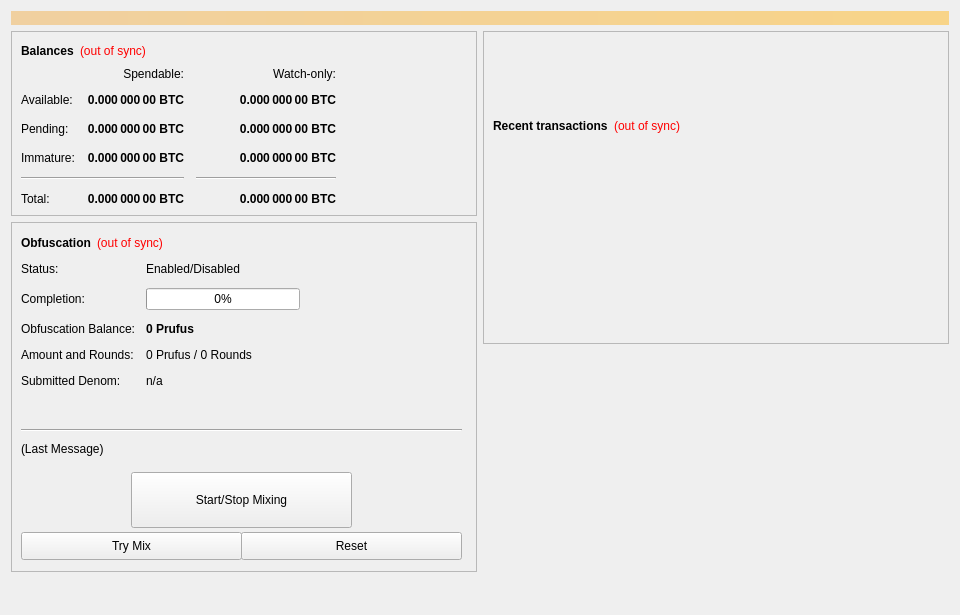
<?xml version="1.0" encoding="UTF-8"?>
<ui version="4.0">
 <class>OverviewPage</class>
 <widget class="QWidget" name="OverviewPage">
  <property name="geometry">
   <rect>
    <x>0</x>
    <y>0</y>
    <width>960</width>
    <height>615</height>
   </rect>
  </property>
  <property name="minimumSize">
   <size>
    <width>960</width>
    <height>0</height>
   </size>
  </property>
  <property name="windowTitle">
   <string>Form</string>
  </property>
  <layout class="QVBoxLayout" name="topLayout">
   <item>
    <widget class="QLabel" name="labelAlerts">
     <property name="visible">
      <bool>false</bool>
     </property>
     <property name="styleSheet">
      <string notr="true">background-color: qlineargradient(x1: 0, y1: 0, x2: 1, y2: 0, stop:0 #F0D0A0, stop:1 #F8D488); color:#000000;</string>
     </property>
     <property name="wordWrap">
      <bool>true</bool>
     </property>
     <property name="margin">
      <number>3</number>
     </property>
    </widget>
   </item>
   <item>
    <layout class="QHBoxLayout" name="horizontalLayout" stretch="1,1">
     <item>
      <layout class="QVBoxLayout" name="verticalLayout_2">
       <item>
        <widget class="QFrame" name="frame">
         <property name="frameShape">
          <enum>QFrame::StyledPanel</enum>
         </property>
         <property name="frameShadow">
          <enum>QFrame::Raised</enum>
         </property>
         <layout class="QVBoxLayout" name="verticalLayout_4">
          <item>
           <layout class="QHBoxLayout" name="horizontalLayout_4">
            <item>
             <widget class="QLabel" name="label_5">
              <property name="font">
               <font>
                <weight>75</weight>
                <bold>true</bold>
               </font>
              </property>
              <property name="text">
               <string>Balances</string>
              </property>
             </widget>
            </item>
            <item>
             <widget class="QLabel" name="labelWalletStatus">
              <property name="cursor">
               <cursorShape>WhatsThisCursor</cursorShape>
              </property>
              <property name="toolTip">
               <string>The displayed information may be out of date. Your wallet automatically synchronizes with the PRUFUS network after a connection is established, but this process has not completed yet.</string>
              </property>
              <property name="styleSheet">
               <string notr="true">QLabel { color: red; }</string>
              </property>
              <property name="text">
               <string notr="true">(out of sync)</string>
              </property>
              <property name="alignment">
               <set>Qt::AlignLeading|Qt::AlignLeft|Qt::AlignVCenter</set>
              </property>
             </widget>
            </item>
            <item>
             <spacer name="horizontalSpacer_3">
              <property name="orientation">
               <enum>Qt::Horizontal</enum>
              </property>
              <property name="sizeHint" stdset="0">
               <size>
                <width>40</width>
                <height>20</height>
               </size>
              </property>
             </spacer>
            </item>
           </layout>
          </item>
          <item>
           <layout class="QGridLayout" name="gridLayout">
            <property name="spacing">
             <number>12</number>
            </property>
            <item row="2" column="2">
             <widget class="QLabel" name="labelWatchPending">
              <property name="font">
               <font>
                <weight>75</weight>
                <bold>true</bold>
               </font>
              </property>
              <property name="cursor">
               <cursorShape>IBeamCursor</cursorShape>
              </property>
              <property name="toolTip">
               <string>Unconfirmed transactions to watch-only addresses</string>
              </property>
              <property name="text">
               <string notr="true">0.000 000 00 BTC</string>
              </property>
              <property name="alignment">
               <set>Qt::AlignRight|Qt::AlignTrailing|Qt::AlignVCenter</set>
              </property>
              <property name="textInteractionFlags">
               <set>Qt::LinksAccessibleByMouse|Qt::TextSelectableByKeyboard|Qt::TextSelectableByMouse</set>
              </property>
             </widget>
            </item>
            <item row="2" column="1">
             <widget class="QLabel" name="labelUnconfirmed">
              <property name="font">
               <font>
                <weight>75</weight>
                <bold>true</bold>
               </font>
              </property>
              <property name="cursor">
               <cursorShape>IBeamCursor</cursorShape>
              </property>
              <property name="toolTip">
               <string>Total of transactions that have yet to be confirmed, and do not yet count toward the spendable balance</string>
              </property>
              <property name="text">
               <string notr="true">0.000 000 00 BTC</string>
              </property>
              <property name="alignment">
               <set>Qt::AlignRight|Qt::AlignTrailing|Qt::AlignVCenter</set>
              </property>
              <property name="textInteractionFlags">
               <set>Qt::LinksAccessibleByMouse|Qt::TextSelectableByKeyboard|Qt::TextSelectableByMouse</set>
              </property>
             </widget>
            </item>
            <item row="3" column="2">
             <widget class="QLabel" name="labelWatchImmature">
              <property name="font">
               <font>
                <weight>75</weight>
                <bold>true</bold>
               </font>
              </property>
              <property name="cursor">
               <cursorShape>IBeamCursor</cursorShape>
              </property>
              <property name="toolTip">
               <string>Staked or masternode rewards in watch-only addresses that has not yet matured</string>
              </property>
              <property name="text">
               <string notr="true">0.000 000 00 BTC</string>
              </property>
              <property name="alignment">
               <set>Qt::AlignRight|Qt::AlignTrailing|Qt::AlignVCenter</set>
              </property>
              <property name="textInteractionFlags">
               <set>Qt::LinksAccessibleByMouse|Qt::TextSelectableByKeyboard|Qt::TextSelectableByMouse</set>
              </property>
             </widget>
            </item>
            <item row="4" column="0" colspan="2">
             <widget class="Line" name="lineSpendableBalance">
              <property name="orientation">
               <enum>Qt::Horizontal</enum>
              </property>
             </widget>
            </item>
            <item row="4" column="2">
             <widget class="Line" name="lineWatchBalance">
              <property name="sizePolicy">
               <sizepolicy hsizetype="Preferred" vsizetype="Fixed">
                <horstretch>0</horstretch>
                <verstretch>0</verstretch>
               </sizepolicy>
              </property>
              <property name="minimumSize">
               <size>
                <width>140</width>
                <height>0</height>
               </size>
              </property>
              <property name="orientation">
               <enum>Qt::Horizontal</enum>
              </property>
             </widget>
            </item>
            <item row="5" column="0">
             <widget class="QLabel" name="labelTotalText">
              <property name="text">
               <string>Total:</string>
              </property>
             </widget>
            </item>
            <item row="3" column="1">
             <widget class="QLabel" name="labelImmature">
              <property name="font">
               <font>
                <weight>75</weight>
                <bold>true</bold>
               </font>
              </property>
              <property name="cursor">
               <cursorShape>IBeamCursor</cursorShape>
              </property>
              <property name="toolTip">
               <string>Staked or masternode rewards that has not yet matured</string>
              </property>
              <property name="text">
               <string notr="true">0.000 000 00 BTC</string>
              </property>
              <property name="alignment">
               <set>Qt::AlignRight|Qt::AlignTrailing|Qt::AlignVCenter</set>
              </property>
              <property name="textInteractionFlags">
               <set>Qt::LinksAccessibleByMouse|Qt::TextSelectableByKeyboard|Qt::TextSelectableByMouse</set>
              </property>
             </widget>
            </item>
            <item row="2" column="3">
             <spacer name="horizontalSpacer_2">
              <property name="orientation">
               <enum>Qt::Horizontal</enum>
              </property>
              <property name="sizeHint" stdset="0">
               <size>
                <width>40</width>
                <height>20</height>
               </size>
              </property>
             </spacer>
            </item>
            <item row="3" column="0">
             <widget class="QLabel" name="labelImmatureText">
              <property name="text">
               <string>Immature:</string>
              </property>
             </widget>
            </item>
            <item row="5" column="1">
             <widget class="QLabel" name="labelTotal">
              <property name="font">
               <font>
                <weight>75</weight>
                <bold>true</bold>
               </font>
              </property>
              <property name="cursor">
               <cursorShape>IBeamCursor</cursorShape>
              </property>
              <property name="toolTip">
               <string>Your current total balance</string>
              </property>
              <property name="text">
               <string notr="true">0.000 000 00 BTC</string>
              </property>
              <property name="alignment">
               <set>Qt::AlignRight|Qt::AlignTrailing|Qt::AlignVCenter</set>
              </property>
              <property name="textInteractionFlags">
               <set>Qt::LinksAccessibleByMouse|Qt::TextSelectableByKeyboard|Qt::TextSelectableByMouse</set>
              </property>
             </widget>
            </item>
            <item row="5" column="2">
             <widget class="QLabel" name="labelWatchTotal">
              <property name="font">
               <font>
                <weight>75</weight>
                <bold>true</bold>
               </font>
              </property>
              <property name="cursor">
               <cursorShape>IBeamCursor</cursorShape>
              </property>
              <property name="toolTip">
               <string>Current total balance in watch-only addresses</string>
              </property>
              <property name="text">
               <string notr="true">0.000 000 00 BTC</string>
              </property>
              <property name="alignment">
               <set>Qt::AlignRight|Qt::AlignTrailing|Qt::AlignVCenter</set>
              </property>
              <property name="textInteractionFlags">
               <set>Qt::LinksAccessibleByMouse|Qt::TextSelectableByKeyboard|Qt::TextSelectableByMouse</set>
              </property>
             </widget>
            </item>
            <item row="0" column="2">
             <widget class="QLabel" name="labelWatchonly">
              <property name="text">
               <string>Watch-only:</string>
              </property>
              <property name="alignment">
               <set>Qt::AlignRight|Qt::AlignTrailing|Qt::AlignVCenter</set>
              </property>
             </widget>
            </item>
            <item row="1" column="0">
             <widget class="QLabel" name="labelBalanceText">
              <property name="text">
               <string>Available:</string>
              </property>
             </widget>
            </item>
            <item row="1" column="1">
             <widget class="QLabel" name="labelBalance">
              <property name="font">
               <font>
                <weight>75</weight>
                <bold>true</bold>
               </font>
              </property>
              <property name="cursor">
               <cursorShape>IBeamCursor</cursorShape>
              </property>
              <property name="toolTip">
               <string>Your current spendable balance</string>
              </property>
              <property name="text">
               <string notr="true">0.000 000 00 BTC</string>
              </property>
              <property name="alignment">
               <set>Qt::AlignRight|Qt::AlignTrailing|Qt::AlignVCenter</set>
              </property>
              <property name="textInteractionFlags">
               <set>Qt::LinksAccessibleByMouse|Qt::TextSelectableByKeyboard|Qt::TextSelectableByMouse</set>
              </property>
             </widget>
            </item>
            <item row="1" column="2">
             <widget class="QLabel" name="labelWatchAvailable">
              <property name="font">
               <font>
                <weight>75</weight>
                <bold>true</bold>
               </font>
              </property>
              <property name="cursor">
               <cursorShape>IBeamCursor</cursorShape>
              </property>
              <property name="toolTip">
               <string>Your current balance in watch-only addresses</string>
              </property>
              <property name="text">
               <string notr="true">0.000 000 00 BTC</string>
              </property>
              <property name="alignment">
               <set>Qt::AlignRight|Qt::AlignTrailing|Qt::AlignVCenter</set>
              </property>
              <property name="textInteractionFlags">
               <set>Qt::LinksAccessibleByMouse|Qt::TextSelectableByKeyboard|Qt::TextSelectableByMouse</set>
              </property>
             </widget>
            </item>
            <item row="2" column="0">
             <widget class="QLabel" name="labelPendingText">
              <property name="text">
               <string>Pending:</string>
              </property>
             </widget>
            </item>
            <item row="0" column="1">
             <widget class="QLabel" name="labelSpendable">
              <property name="text">
               <string>Spendable:</string>
              </property>
              <property name="alignment">
               <set>Qt::AlignRight|Qt::AlignTrailing|Qt::AlignVCenter</set>
              </property>
             </widget>
            </item>
           </layout>
          </item>
         </layout>
        </widget>
       </item>
       <item>
        <widget class="QFrame" name="frameObfuscation">
         <property name="minimumSize">
          <size>
           <width>0</width>
           <height>350</height>
          </size>
         </property>
         <property name="layoutDirection">
          <enum>Qt::LeftToRight</enum>
         </property>
         <property name="frameShape">
          <enum>QFrame::StyledPanel</enum>
         </property>
         <property name="frameShadow">
          <enum>QFrame::Raised</enum>
         </property>
         <widget class="QWidget" name="formLayoutWidget">
          <property name="geometry">
           <rect>
            <x>10</x>
            <y>40</y>
            <width>451</width>
            <height>161</height>
           </rect>
          </property>
          <layout class="QFormLayout" name="formLayout">
           <property name="fieldGrowthPolicy">
            <enum>QFormLayout::AllNonFixedFieldsGrow</enum>
           </property>
           <property name="horizontalSpacing">
            <number>11</number>
           </property>
           <property name="verticalSpacing">
            <number>12</number>
           </property>
           <item row="0" column="0">
            <widget class="QLabel" name="label_6">
             <property name="text">
              <string>Status:</string>
             </property>
            </widget>
           </item>
           <item row="1" column="0">
            <widget class="QLabel" name="label_7">
             <property name="text">
              <string>Completion:</string>
             </property>
            </widget>
           </item>
           <item row="1" column="1">
            <widget class="QProgressBar" name="obfuscationProgress">
             <property name="maximumSize">
              <size>
               <width>154</width>
               <height>16777215</height>
              </size>
             </property>
             <property name="value">
              <number>0</number>
             </property>
            </widget>
           </item>
           <item row="2" column="0">
            <widget class="QLabel" name="labelAnonymizedText">
             <property name="text">
              <string>Obfuscation Balance:</string>
             </property>
            </widget>
           </item>
           <item row="2" column="1">
            <widget class="QLabel" name="labelAnonymized">
             <property name="font">
              <font>
               <weight>75</weight>
               <bold>true</bold>
              </font>
             </property>
             <property name="text">
              <string notr="true">0 Prufus</string>
             </property>
            </widget>
           </item>
           <item row="3" column="0">
            <widget class="QLabel" name="label_8">
             <property name="text">
              <string>Amount and Rounds:</string>
             </property>
            </widget>
           </item>
           <item row="3" column="1">
            <widget class="QLabel" name="labelAmountRounds">
             <property name="text">
              <string>0 Prufus / 0 Rounds</string>
             </property>
            </widget>
           </item>
           <item row="4" column="0">
            <widget class="QLabel" name="label_9">
             <property name="text">
              <string>Submitted Denom:</string>
             </property>
            </widget>
           </item>
           <item row="4" column="1">
            <widget class="QLabel" name="labelSubmittedDenom">
             <property name="toolTip">
              <string>The denominations you submitted to the Masternode.&lt;br&gt;To mix, other users must submit the exact same denominations.</string>
             </property>
             <property name="text">
              <string>n/a</string>
             </property>
            </widget>
           </item>
           <item row="0" column="1">
            <widget class="QLabel" name="obfuscationEnabled">
             <property name="text">
              <string>Enabled/Disabled</string>
             </property>
            </widget>
           </item>
          </layout>
         </widget>
         <widget class="QPushButton" name="runAutoDenom">
          <property name="geometry">
           <rect>
            <x>251</x>
            <y>17</y>
            <width>1</width>
            <height>1</height>
           </rect>
          </property>
          <property name="palette">
           <palette>
            <active>
             <colorrole role="WindowText">
              <brush brushstyle="SolidPattern">
               <color alpha="255">
                <red>0</red>
                <green>0</green>
                <blue>0</blue>
               </color>
              </brush>
             </colorrole>
             <colorrole role="Button">
              <brush brushstyle="SolidPattern">
               <color alpha="255">
                <red>239</red>
                <green>238</green>
                <blue>238</blue>
               </color>
              </brush>
             </colorrole>
             <colorrole role="Light">
              <brush brushstyle="SolidPattern">
               <color alpha="255">
                <red>255</red>
                <green>255</green>
                <blue>255</blue>
               </color>
              </brush>
             </colorrole>
             <colorrole role="Midlight">
              <brush brushstyle="SolidPattern">
               <color alpha="255">
                <red>247</red>
                <green>246</green>
                <blue>246</blue>
               </color>
              </brush>
             </colorrole>
             <colorrole role="Dark">
              <brush brushstyle="SolidPattern">
               <color alpha="255">
                <red>119</red>
                <green>119</green>
                <blue>119</blue>
               </color>
              </brush>
             </colorrole>
             <colorrole role="Mid">
              <brush brushstyle="SolidPattern">
               <color alpha="255">
                <red>159</red>
                <green>159</green>
                <blue>159</blue>
               </color>
              </brush>
             </colorrole>
             <colorrole role="Text">
              <brush brushstyle="SolidPattern">
               <color alpha="255">
                <red>0</red>
                <green>0</green>
                <blue>0</blue>
               </color>
              </brush>
             </colorrole>
             <colorrole role="BrightText">
              <brush brushstyle="SolidPattern">
               <color alpha="255">
                <red>255</red>
                <green>255</green>
                <blue>255</blue>
               </color>
              </brush>
             </colorrole>
             <colorrole role="ButtonText">
              <brush brushstyle="SolidPattern">
               <color alpha="255">
                <red>0</red>
                <green>0</green>
                <blue>0</blue>
               </color>
              </brush>
             </colorrole>
             <colorrole role="Base">
              <brush brushstyle="SolidPattern">
               <color alpha="255">
                <red>255</red>
                <green>255</green>
                <blue>255</blue>
               </color>
              </brush>
             </colorrole>
             <colorrole role="Window">
              <brush brushstyle="SolidPattern">
               <color alpha="255">
                <red>239</red>
                <green>238</green>
                <blue>238</blue>
               </color>
              </brush>
             </colorrole>
             <colorrole role="Shadow">
              <brush brushstyle="SolidPattern">
               <color alpha="255">
                <red>0</red>
                <green>0</green>
                <blue>0</blue>
               </color>
              </brush>
             </colorrole>
             <colorrole role="AlternateBase">
              <brush brushstyle="SolidPattern">
               <color alpha="255">
                <red>247</red>
                <green>246</green>
                <blue>246</blue>
               </color>
              </brush>
             </colorrole>
             <colorrole role="ToolTipBase">
              <brush brushstyle="SolidPattern">
               <color alpha="255">
                <red>255</red>
                <green>255</green>
                <blue>220</blue>
               </color>
              </brush>
             </colorrole>
             <colorrole role="ToolTipText">
              <brush brushstyle="SolidPattern">
               <color alpha="255">
                <red>0</red>
                <green>0</green>
                <blue>0</blue>
               </color>
              </brush>
             </colorrole>
            </active>
            <inactive>
             <colorrole role="WindowText">
              <brush brushstyle="SolidPattern">
               <color alpha="255">
                <red>0</red>
                <green>0</green>
                <blue>0</blue>
               </color>
              </brush>
             </colorrole>
             <colorrole role="Button">
              <brush brushstyle="SolidPattern">
               <color alpha="255">
                <red>239</red>
                <green>238</green>
                <blue>238</blue>
               </color>
              </brush>
             </colorrole>
             <colorrole role="Light">
              <brush brushstyle="SolidPattern">
               <color alpha="255">
                <red>255</red>
                <green>255</green>
                <blue>255</blue>
               </color>
              </brush>
             </colorrole>
             <colorrole role="Midlight">
              <brush brushstyle="SolidPattern">
               <color alpha="255">
                <red>247</red>
                <green>246</green>
                <blue>246</blue>
               </color>
              </brush>
             </colorrole>
             <colorrole role="Dark">
              <brush brushstyle="SolidPattern">
               <color alpha="255">
                <red>119</red>
                <green>119</green>
                <blue>119</blue>
               </color>
              </brush>
             </colorrole>
             <colorrole role="Mid">
              <brush brushstyle="SolidPattern">
               <color alpha="255">
                <red>159</red>
                <green>159</green>
                <blue>159</blue>
               </color>
              </brush>
             </colorrole>
             <colorrole role="Text">
              <brush brushstyle="SolidPattern">
               <color alpha="255">
                <red>0</red>
                <green>0</green>
                <blue>0</blue>
               </color>
              </brush>
             </colorrole>
             <colorrole role="BrightText">
              <brush brushstyle="SolidPattern">
               <color alpha="255">
                <red>255</red>
                <green>255</green>
                <blue>255</blue>
               </color>
              </brush>
             </colorrole>
             <colorrole role="ButtonText">
              <brush brushstyle="SolidPattern">
               <color alpha="255">
                <red>0</red>
                <green>0</green>
                <blue>0</blue>
               </color>
              </brush>
             </colorrole>
             <colorrole role="Base">
              <brush brushstyle="SolidPattern">
               <color alpha="255">
                <red>255</red>
                <green>255</green>
                <blue>255</blue>
               </color>
              </brush>
             </colorrole>
             <colorrole role="Window">
              <brush brushstyle="SolidPattern">
               <color alpha="255">
                <red>239</red>
                <green>238</green>
                <blue>238</blue>
               </color>
              </brush>
             </colorrole>
             <colorrole role="Shadow">
              <brush brushstyle="SolidPattern">
               <color alpha="255">
                <red>0</red>
                <green>0</green>
                <blue>0</blue>
               </color>
              </brush>
             </colorrole>
             <colorrole role="AlternateBase">
              <brush brushstyle="SolidPattern">
               <color alpha="255">
                <red>247</red>
                <green>246</green>
                <blue>246</blue>
               </color>
              </brush>
             </colorrole>
             <colorrole role="ToolTipBase">
              <brush brushstyle="SolidPattern">
               <color alpha="255">
                <red>255</red>
                <green>255</green>
                <blue>220</blue>
               </color>
              </brush>
             </colorrole>
             <colorrole role="ToolTipText">
              <brush brushstyle="SolidPattern">
               <color alpha="255">
                <red>0</red>
                <green>0</green>
                <blue>0</blue>
               </color>
              </brush>
             </colorrole>
            </inactive>
            <disabled>
             <colorrole role="WindowText">
              <brush brushstyle="SolidPattern">
               <color alpha="255">
                <red>119</red>
                <green>119</green>
                <blue>119</blue>
               </color>
              </brush>
             </colorrole>
             <colorrole role="Button">
              <brush brushstyle="SolidPattern">
               <color alpha="255">
                <red>239</red>
                <green>238</green>
                <blue>238</blue>
               </color>
              </brush>
             </colorrole>
             <colorrole role="Light">
              <brush brushstyle="SolidPattern">
               <color alpha="255">
                <red>255</red>
                <green>255</green>
                <blue>255</blue>
               </color>
              </brush>
             </colorrole>
             <colorrole role="Midlight">
              <brush brushstyle="SolidPattern">
               <color alpha="255">
                <red>247</red>
                <green>246</green>
                <blue>246</blue>
               </color>
              </brush>
             </colorrole>
             <colorrole role="Dark">
              <brush brushstyle="SolidPattern">
               <color alpha="255">
                <red>119</red>
                <green>119</green>
                <blue>119</blue>
               </color>
              </brush>
             </colorrole>
             <colorrole role="Mid">
              <brush brushstyle="SolidPattern">
               <color alpha="255">
                <red>159</red>
                <green>159</green>
                <blue>159</blue>
               </color>
              </brush>
             </colorrole>
             <colorrole role="Text">
              <brush brushstyle="SolidPattern">
               <color alpha="255">
                <red>119</red>
                <green>119</green>
                <blue>119</blue>
               </color>
              </brush>
             </colorrole>
             <colorrole role="BrightText">
              <brush brushstyle="SolidPattern">
               <color alpha="255">
                <red>255</red>
                <green>255</green>
                <blue>255</blue>
               </color>
              </brush>
             </colorrole>
             <colorrole role="ButtonText">
              <brush brushstyle="SolidPattern">
               <color alpha="255">
                <red>119</red>
                <green>119</green>
                <blue>119</blue>
               </color>
              </brush>
             </colorrole>
             <colorrole role="Base">
              <brush brushstyle="SolidPattern">
               <color alpha="255">
                <red>239</red>
                <green>238</green>
                <blue>238</blue>
               </color>
              </brush>
             </colorrole>
             <colorrole role="Window">
              <brush brushstyle="SolidPattern">
               <color alpha="255">
                <red>239</red>
                <green>238</green>
                <blue>238</blue>
               </color>
              </brush>
             </colorrole>
             <colorrole role="Shadow">
              <brush brushstyle="SolidPattern">
               <color alpha="255">
                <red>0</red>
                <green>0</green>
                <blue>0</blue>
               </color>
              </brush>
             </colorrole>
             <colorrole role="AlternateBase">
              <brush brushstyle="SolidPattern">
               <color alpha="255">
                <red>239</red>
                <green>238</green>
                <blue>238</blue>
               </color>
              </brush>
             </colorrole>
             <colorrole role="ToolTipBase">
              <brush brushstyle="SolidPattern">
               <color alpha="255">
                <red>255</red>
                <green>255</green>
                <blue>220</blue>
               </color>
              </brush>
             </colorrole>
             <colorrole role="ToolTipText">
              <brush brushstyle="SolidPattern">
               <color alpha="255">
                <red>0</red>
                <green>0</green>
                <blue>0</blue>
               </color>
              </brush>
             </colorrole>
            </disabled>
           </palette>
          </property>
          <property name="focusPolicy">
           <enum>Qt::NoFocus</enum>
          </property>
          <property name="autoFillBackground">
           <bool>true</bool>
          </property>
          <property name="text">
           <string/>
          </property>
          <property name="flat">
           <bool>true</bool>
          </property>
         </widget>
         <widget class="QPushButton" name="toggleObfuscation">
          <property name="geometry">
           <rect>
            <x>120</x>
            <y>250</y>
            <width>221</width>
            <height>56</height>
           </rect>
          </property>
          <property name="sizePolicy">
           <sizepolicy hsizetype="MinimumExpanding" vsizetype="Fixed">
            <horstretch>0</horstretch>
            <verstretch>0</verstretch>
           </sizepolicy>
          </property>
          <property name="text">
           <string>Start/Stop Mixing</string>
          </property>
         </widget>
         <widget class="Line" name="lineLastMessage">
          <property name="geometry">
           <rect>
            <x>10</x>
            <y>200</y>
            <width>441</width>
            <height>16</height>
           </rect>
          </property>
          <property name="orientation">
           <enum>Qt::Horizontal</enum>
          </property>
         </widget>
         <widget class="QLabel" name="obfuscationStatus">
          <property name="geometry">
           <rect>
            <x>10</x>
            <y>220</y>
            <width>451</width>
            <height>61</height>
           </rect>
          </property>
          <property name="minimumSize">
           <size>
            <width>288</width>
            <height>43</height>
           </size>
          </property>
          <property name="text">
           <string>(Last Message)</string>
          </property>
          <property name="alignment">
           <set>Qt::AlignLeading|Qt::AlignLeft|Qt::AlignTop</set>
          </property>
          <property name="wordWrap">
           <bool>true</bool>
          </property>
         </widget>
         <widget class="QPushButton" name="obfuscationAuto">
          <property name="geometry">
           <rect>
            <x>10</x>
            <y>310</y>
            <width>221</width>
            <height>28</height>
           </rect>
          </property>
          <property name="sizePolicy">
           <sizepolicy hsizetype="MinimumExpanding" vsizetype="Fixed">
            <horstretch>0</horstretch>
            <verstretch>0</verstretch>
           </sizepolicy>
          </property>
          <property name="toolTip">
           <string>Try to manually submit a Obfuscation request.</string>
          </property>
          <property name="text">
           <string>Try Mix</string>
          </property>
         </widget>
         <widget class="QPushButton" name="obfuscationReset">
          <property name="geometry">
           <rect>
            <x>230</x>
            <y>310</y>
            <width>221</width>
            <height>28</height>
           </rect>
          </property>
          <property name="sizePolicy">
           <sizepolicy hsizetype="MinimumExpanding" vsizetype="Fixed">
            <horstretch>0</horstretch>
            <verstretch>0</verstretch>
           </sizepolicy>
          </property>
          <property name="toolTip">
           <string>Reset the current status of Obfuscation (can interrupt Obfuscation if it's in the process of Mixing, which can cost you money!)</string>
          </property>
          <property name="autoFillBackground">
           <bool>false</bool>
          </property>
          <property name="text">
           <string>Reset</string>
          </property>
         </widget>
         <widget class="QWidget" name="layoutWidget">
          <property name="geometry">
           <rect>
            <x>10</x>
            <y>10</y>
            <width>431</width>
            <height>22</height>
           </rect>
          </property>
          <layout class="QHBoxLayout" name="horizontalLayout_5">
           <item>
            <widget class="QLabel" name="label_2">
             <property name="font">
              <font>
               <weight>75</weight>
               <bold>true</bold>
              </font>
             </property>
             <property name="text">
              <string>Obfuscation</string>
             </property>
            </widget>
           </item>
           <item>
            <widget class="QLabel" name="labelObfuscationSyncStatus">
             <property name="toolTip">
              <string>The displayed information may be out of date. Your wallet automatically synchronizes with the PRUFUS network after a connection is established, but this process has not completed yet.</string>
             </property>
             <property name="styleSheet">
              <string notr="true">QLabel { color: red; }</string>
             </property>
             <property name="text">
              <string notr="true">(out of sync)</string>
             </property>
             <property name="alignment">
              <set>Qt::AlignLeading|Qt::AlignLeft|Qt::AlignVCenter</set>
             </property>
            </widget>
           </item>
           <item>
            <spacer name="horizontalSpacer_4">
             <property name="orientation">
              <enum>Qt::Horizontal</enum>
             </property>
             <property name="sizeHint" stdset="0">
              <size>
               <width>40</width>
               <height>20</height>
              </size>
             </property>
            </spacer>
           </item>
          </layout>
         </widget>
        </widget>
       </item>
       <item>
        <spacer name="verticalSpacer">
         <property name="orientation">
          <enum>Qt::Vertical</enum>
         </property>
         <property name="sizeHint" stdset="0">
          <size>
           <width>20</width>
           <height>40</height>
          </size>
         </property>
        </spacer>
       </item>
      </layout>
     </item>
     <item>
      <layout class="QVBoxLayout" name="verticalLayout_3">
       <item>
        <widget class="QFrame" name="frame_2">
         <property name="frameShape">
          <enum>QFrame::StyledPanel</enum>
         </property>
         <property name="frameShadow">
          <enum>QFrame::Raised</enum>
         </property>
         <layout class="QVBoxLayout" name="verticalLayout">
          <item>
           <spacer name="verticalSpacer_3">
            <property name="orientation">
             <enum>Qt::Vertical</enum>
            </property>
            <property name="sizeType">
             <enum>QSizePolicy::Fixed</enum>
            </property>
            <property name="sizeHint" stdset="0">
             <size>
              <width>20</width>
              <height>75</height>
             </size>
            </property>
           </spacer>
          </item>
          <item>
           <layout class="QHBoxLayout" name="horizontalLayout_2">
            <item>
             <widget class="QLabel" name="label_4">
              <property name="font">
               <font>
                <weight>75</weight>
                <bold>true</bold>
               </font>
              </property>
              <property name="text">
               <string>Recent transactions</string>
              </property>
             </widget>
            </item>
            <item>
             <widget class="QLabel" name="labelTransactionsStatus">
              <property name="cursor">
               <cursorShape>WhatsThisCursor</cursorShape>
              </property>
              <property name="toolTip">
               <string>The displayed information may be out of date. Your wallet automatically synchronizes with the PRUFUS network after a connection is established, but this process has not completed yet.</string>
              </property>
              <property name="styleSheet">
               <string notr="true">QLabel { color: red; }</string>
              </property>
              <property name="text">
               <string notr="true">(out of sync)</string>
              </property>
              <property name="alignment">
               <set>Qt::AlignRight|Qt::AlignTrailing|Qt::AlignVCenter</set>
              </property>
             </widget>
            </item>
            <item>
             <spacer name="horizontalSpacer">
              <property name="orientation">
               <enum>Qt::Horizontal</enum>
              </property>
              <property name="sizeHint" stdset="0">
               <size>
                <width>40</width>
                <height>20</height>
               </size>
              </property>
             </spacer>
            </item>
           </layout>
          </item>
          <item>
           <widget class="QListView" name="listTransactions">
            <property name="styleSheet">
             <string notr="true">QListView { background: transparent; }</string>
            </property>
            <property name="frameShape">
             <enum>QFrame::NoFrame</enum>
            </property>
            <property name="verticalScrollBarPolicy">
             <enum>Qt::ScrollBarAlwaysOff</enum>
            </property>
            <property name="horizontalScrollBarPolicy">
             <enum>Qt::ScrollBarAlwaysOff</enum>
            </property>
            <property name="selectionMode">
             <enum>QAbstractItemView::NoSelection</enum>
            </property>
           </widget>
          </item>
         </layout>
        </widget>
       </item>
       <item>
        <spacer name="verticalSpacer_2">
         <property name="orientation">
          <enum>Qt::Vertical</enum>
         </property>
         <property name="sizeType">
          <enum>QSizePolicy::Expanding</enum>
         </property>
         <property name="sizeHint" stdset="0">
          <size>
           <width>20</width>
           <height>40</height>
          </size>
         </property>
        </spacer>
       </item>
      </layout>
     </item>
    </layout>
   </item>
  </layout>
 </widget>
 <resources/>
 <connections/>
</ui>
